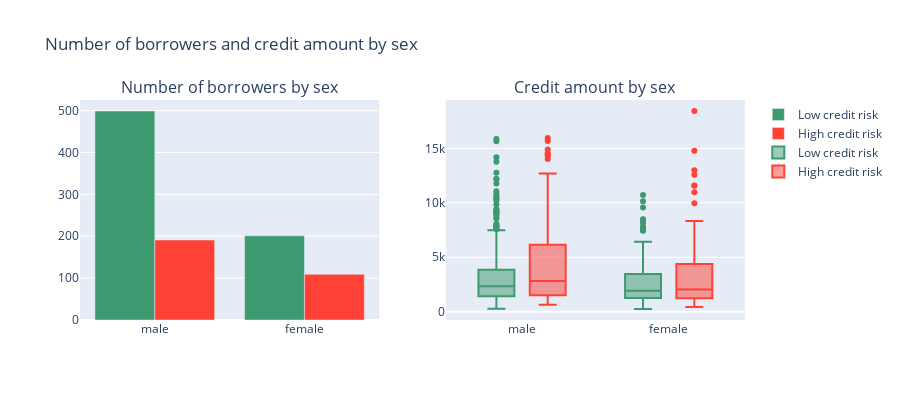

The cell this chart's notebook holds for it:
### Markdown cell above
<h2>Looking at the differences with reference to sex</h2>

### Code cell
# Barplots & grouped boxplots

# First plot (a)
trace0 = go.Bar(
    x = df_credit[df_credit["Risk"] == 'low']["Sex"].value_counts().index.values,
    y = df_credit[df_credit["Risk"] == 'low']["Sex"].value_counts().values,
    name='Low credit risk',
    marker=dict(color='#3D9970')
)

# Second plot (b)
trace1 = go.Bar(
    x = df_credit[df_credit["Risk"] == 'high']["Sex"].value_counts().index.values,
    y = df_credit[df_credit["Risk"] == 'high']["Sex"].value_counts().values,
    name="High credit risk",
    marker=dict(color='#FF4136')
)

# Third plot (c)
trace2 = go.Box(
    x = df_credit[df_credit["Risk"] == 'low']["Sex"],
    y = df_credit[df_credit["Risk"] == 'low']["Credit amount"],
    name=trace0.name,
    marker=dict(color='#3D9970')
)

# Fourth plot (d)
trace3 = go.Box(
    x = df_credit[df_credit["Risk"] == 'high']["Sex"],
    y = df_credit[df_credit["Risk"] == 'high']["Credit amount"],
    name=trace1.name,
    marker=dict(color='#FF4136')
)

# Data
data = [trace0, trace1, trace2, trace3]

# Figure layout
fig = subplots.make_subplots(rows=1, cols=2, 
                             subplot_titles=('Number of borrowers by sex', 
                                             'Credit amount by sex'))
fig.append_trace(trace0, 1, 1)
fig.append_trace(trace1, 1, 1)
fig.append_trace(trace2, 1, 2)
fig.append_trace(trace3, 1, 2)

fig['layout'].update(height=400, 
                     width=900, 
                     title='Number of borrowers and credit amount by sex', 
                     boxmode='group'
                    )
py.iplot(fig, filename='sex-subplot')

### Figure 1 — Plotly figure (JSON) as saved in the notebook; plotly's stock layout.template omitted (floating-point values rounded to 4 significant figures; data arrays with more than 128 entries replaced by an {"elided": "..."} marker saying what was removed)
{"data": [{"marker": {"color": "#3D9970"}, "name": "Low credit risk", "type": "bar", "x": ["male", "female"], "xaxis": "x", "y": [499, 201], "yaxis": "y"}, {"marker": {"color": "#FF4136"}, "name": "High credit risk", "type": "bar", "x": ["male", "female"], "xaxis": "x", "y": [191, 109], "yaxis": "y"}, {"marker": {"color": "#3D9970"}, "name": "Low credit risk", "type": "box", "x": {"elided": "700 str values"}, "xaxis": "x2", "y": {"elided": "700 int values"}, "yaxis": "y2"}, {"marker": {"color": "#FF4136"}, "name": "High credit risk", "type": "box", "x": {"elided": "300 str values"}, "xaxis": "x2", "y": {"elided": "300 int values"}, "yaxis": "y2"}], "layout": {"annotations": [{"font": {"size": 16}, "showarrow": false, "text": "Number of borrowers by sex", "x": 0.225, "xanchor": "center", "xref": "paper", "y": 1, "yanchor": "bottom", "yref": "paper"}, {"font": {"size": 16}, "showarrow": false, "text": "Credit amount by sex", "x": 0.775, "xanchor": "center", "xref": "paper", "y": 1, "yanchor": "bottom", "yref": "paper"}], "boxmode": "group", "height": 400, "title": {"text": "Number of borrowers and credit amount by sex"}, "width": 900, "xaxis": {"anchor": "y", "domain": [0, 0.45]}, "xaxis2": {"anchor": "y2", "domain": [0.55, 1]}, "yaxis": {"anchor": "x", "domain": [0, 1]}, "yaxis2": {"anchor": "x2", "domain": [0, 1]}}}
